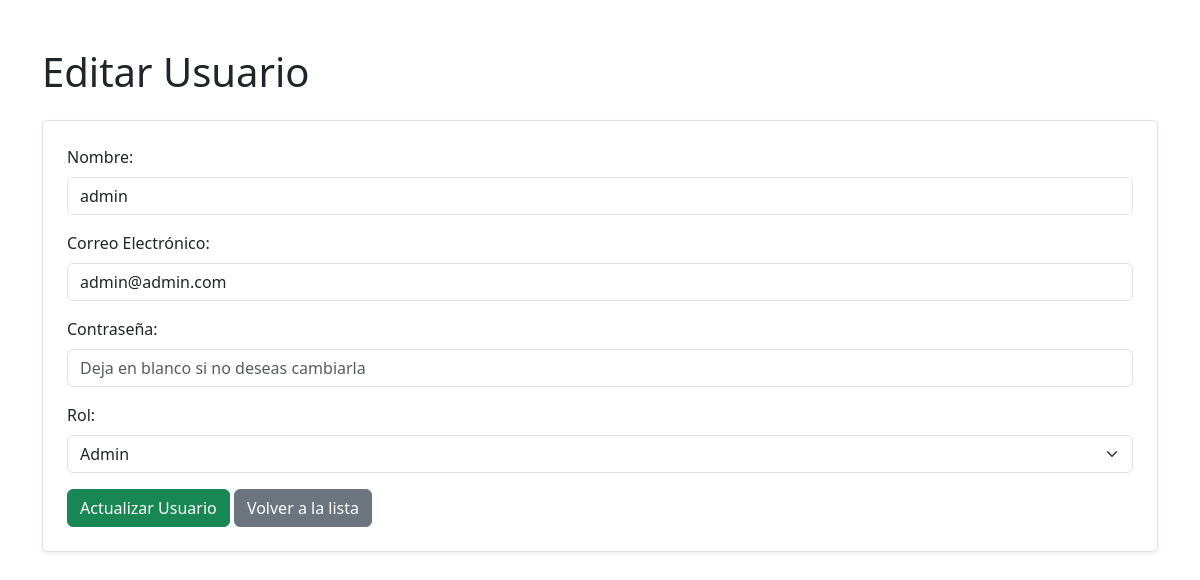
Page /views/user_edit.php?id=17 (signed in) on the committed database.
### tables this page shows
CREATE TABLE `user` (
  `id` int(11) NOT NULL,
  `name` varchar(100) NOT NULL,
  `email` varchar(100) NOT NULL,
  `password` varchar(255) NOT NULL,
  `role_id` int(11) DEFAULT NULL
);

### models/User.php (called while the page is built, shortened)
<?php
require_once(__DIR__ . '/../core/Auth.php');
class User {
public static function findById($id) {
    $db = Database::getConnection();
    $stmt = $db->prepare('SELECT u.*, r.role_name FROM user u JOIN roles r ON u.role_id = r.id WHERE u.id = ?');
    $stmt->bind_param('i', $id);
    $stmt->execute();
    $result = $stmt->get_result();
    return $result->fetch_object(self::class);
}
}
?>

### core/Auth.php (called while the page is built, shortened)
<?php
require_once(__DIR__ . '/../models/User.php');
class Auth {
    public static function check() {
        return isset($_SESSION['user_id']) && isset($_SESSION['role_id']);
    }
    public static function getUser() {
        if (self::check()) {
            return User::findById($_SESSION['user_id']);
        }
        return null;
    }
}

### views/user_edit.php (the view, shortened to what this page needs)
<?php
require_once('../core/Auth.php');
require_once('../models/User.php');
$user = Auth::getUser();
$userToEdit = User::findById($_GET['id']);
?>
<!DOCTYPE html>
<html lang="es">
<head>
    <link href="https://cdn.jsdelivr.net/npm/bootstrap@5.3.0-alpha1/dist/css/bootstrap.min.css" rel="stylesheet">
</head>
<body>
    <div class="container mt-5">
        <h1 class="mb-4">Editar Usuario</h1>
        <form method="POST" action="user_edit.php?id=<?= $userToEdit->id ?>" class="border p-4 shadow-sm rounded">
            <div class="mb-3">
                <label for="name" class="form-label">Nombre:</label>
                <input type="text" name="name" class="form-control" value="<?= htmlspecialchars($userToEdit->name) ?>" required>
            </div>
            <div class="mb-3">
                <label for="email" class="form-label">Correo Electrónico:</label>
                <input type="email" name="email" class="form-control" value="<?= htmlspecialchars($userToEdit->email) ?>" required>
            </div>
            <div class="mb-3">
                <label for="password" class="form-label">Contraseña:</label>
                <input type="password" name="password" class="form-control" placeholder="Deja en blanco si no deseas cambiarla">
            </div>
            <?php if ($user->role_id == 1): ?>
                <div class="mb-3">
                    <label for="role_id" class="form-label">Rol:</label>
                    <select name="role_id" class="form-select" required>
                        <option value="2" <?= $userToEdit->role_id == 2 ? 'selected' : '' ?>>Admin</option>
                    </select>
                </div>
            <?php elseif ($user->role_id == 2 && $user->id == $userToEdit->id): ?>
                <input type="hidden" name="role_id" value="<?= $userToEdit->role_id ?>">
            <?php elseif ($user->role_id == 3 && $user->id == $userToEdit->id): ?>
                <input type="hidden" name="role_id" value="<?= $userToEdit->role_id ?>">
            <?php endif; ?>
            <button type="submit" class="btn btn-success">Actualizar Usuario</button>
            <a href="./user_list.php" class="btn btn-secondary">Volver a la lista</a>
        </form>
    </div>
</body>
</html>

### rows in the picture
user: name "admin", email "admin@admin.com", role_id "Admin"
